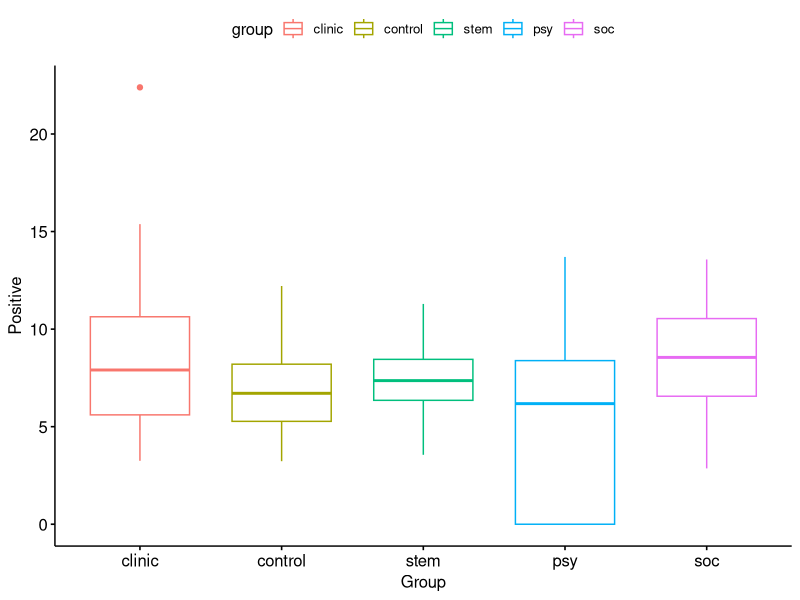
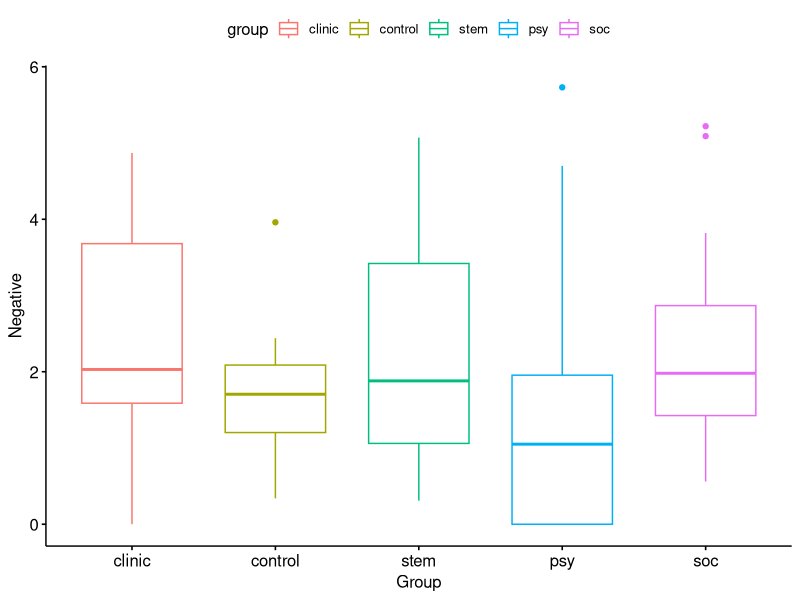
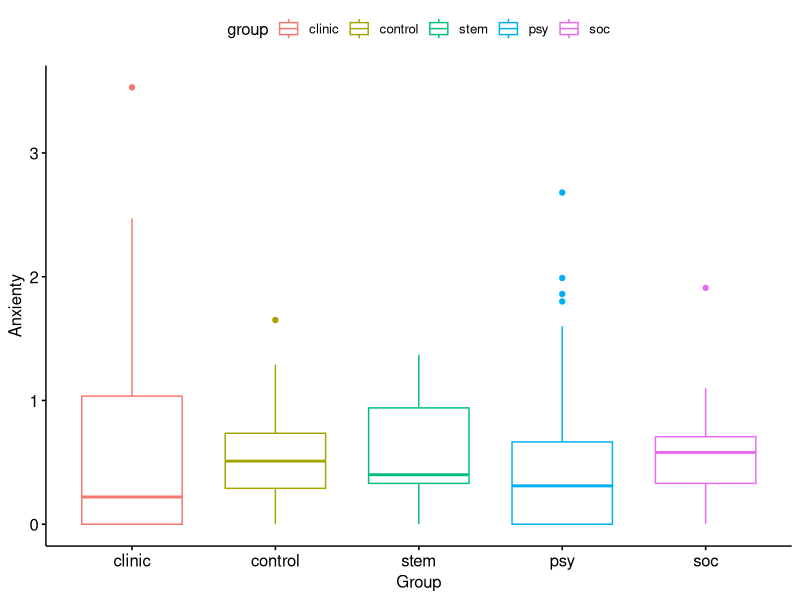
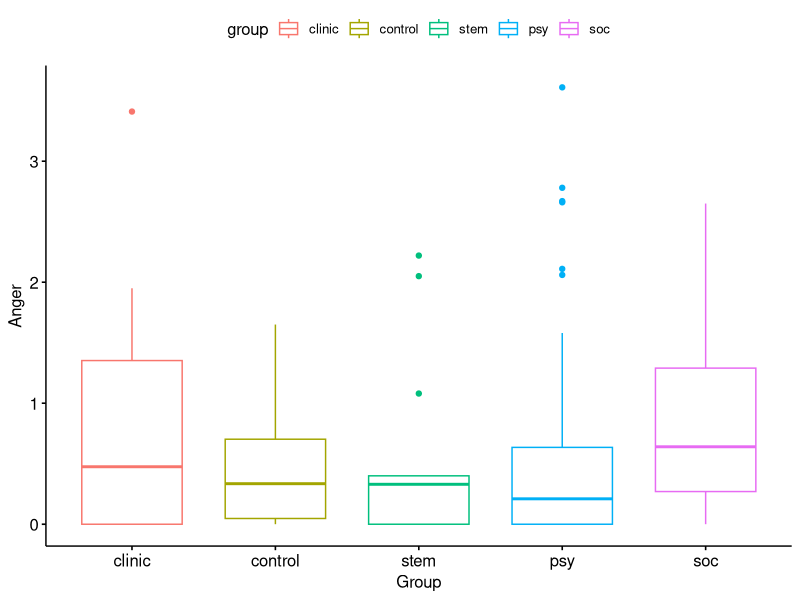
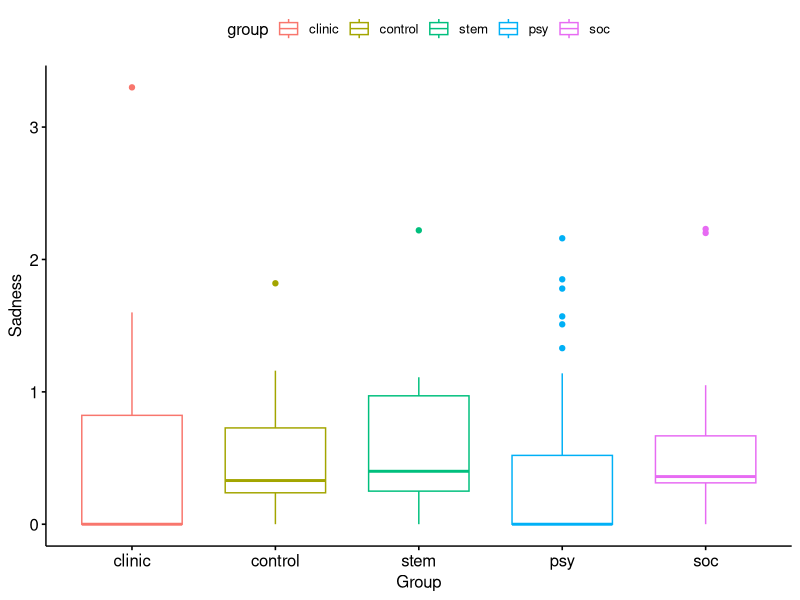

The R script that drew these images, in order:
## ---- chunk 1
library(tidyverse)
library(dplyr)
library(ggplot2)
library(ggpubr)
## ---- chunk 2
data <- read.csv("./all_groups.csv")
head(data)
## ---- chunk 3
needed_columns <- c("Filename", "group", "Позитив", "Негатив", "Беспокойство", "Гнев", "Грусть")
data <- data[, needed_columns]
head(data)
## ---- chunk 4
columns <- c("file", "group", "Positive", "Negative", "Anxienty", "Anger", "Sadness")
emotion_columns <- c("Positive", "Negative", "Anxienty", "Anger", "Sadness")
colnames(data) <- columns
## ---- chunk 5
group_by(data, group) %>%
  summarise(
    count = n(),
    across(
      emotion_columns,
      list(
        mean = ~ mean(.x, na.rm = TRUE),
        sd = ~ sd(.x, na.rm = TRUE),
        median = ~ median(.x, na.rm = TRUE)
      )
    )
  )
## ---- chunk 6
for(col in emotion_columns) {
  ggboxplot(
    data, 
    x = "group", y = col, 
    color = "group",
    ylab = col, xlab = "Group"
  )
  ggsave(
    paste("plots/boxplots/", col, ".svg", sep='')
  )
}
